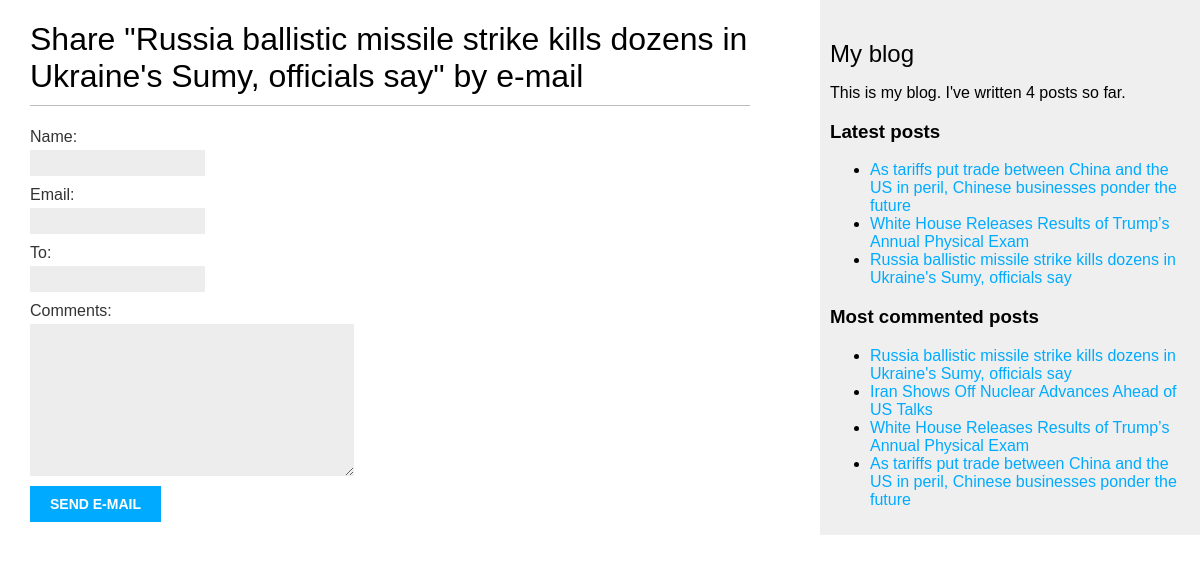
/blog/4/share/, run on the app's committed database.
### blog/models.py (models this page shows, shortened)
class Post(models.Model):
    class Status(models.TextChoices):
        DRAFT = 'DF', 'Draft'
        PUBLISHED = 'PB', 'Published'
    title = models.CharField(max_length=250)
    slug = models.SlugField(max_length=250, unique_for_date='publish')
    author = models.ForeignKey(
        settings.AUTH_USER_MODEL,
        on_delete=models.CASCADE,
        related_name='blog_posts'
    )
    body = models.TextField()
    publish = models.DateTimeField(default=timezone.now)
    created = models.DateTimeField(auto_now_add=True)
    updated = models.DateTimeField(auto_now=True)
    status = models.CharField(
        max_length=2,
        choices=Status,
        default=Status.DRAFT
    )
    objects = models.Manager()
    published = PublishedManager()
    tags = TaggableManager()
    class Meta:
        ordering = ['-publish']
        indexes = [models.Index(fields=['-publish'])]
    def get_absolute_url(self):
        return reverse(
            'blog:post_detail',
            args=[
                self.publish.year,
                self.publish.month,
                self.publish.day,
                self.slug
            ]
        )

### blog/views.py (the view)
# urls.py: path('<int:post_id>/share/', views.post_share, name='post_share'),
def post_share(request, post_id):
    post = get_object_or_404(
        Post,
        id=post_id,
        status=Post.Status.PUBLISHED
    )
    sent = False
    if request.method == 'POST':
        form = EmailPostForm(request.POST)
        if form.is_valid():
            cd = form.cleaned_data
            post_url = request.build_absolute_uri(
                post.get_absolute_url()
            )
            subject = (
                f"{cd['name']} ({cd['email']})"
                f"recommends you read {post.title}"
            )
            message = (
                f"Read {post.title} at {post_url}\n\n"
                f"{cd['name']}\'s comments :{cd['comments']}"
            )
            send_mail(
                subject=subject,
                message=message,
                from_email=None,
                recipient_list=[cd['to']]
            )
            sent = True
    else:
        form = EmailPostForm()
    return render(
        request,
        'blog/post/share.html',
        {
            'post':post,
            'form':form,
            'sent': sent
        }
    )

### blog/forms.py
class EmailPostForm(forms.Form):
    name = forms.CharField(max_length=25)
    email = forms.EmailField()
    to = forms.EmailField()
    comments = forms.CharField(
        required=False,
        widget=forms.Textarea
    )

### blog/models.py (called while the page is built)
    def get_queryset(self):
        return (
            super().get_queryset().filter(status=Post.Status.PUBLISHED)
        )

### blog/templatetags/blog_tags.py (called while the page is built)
@register.simple_tag
def total_posts():
    return Post.published.count()

@register.inclusion_tag('blog/post/latest_posts.html')
def show_latest_posts(count=5):
    latest_posts = Post.published.order_by('-publish')[:count]
    return {'latest_posts': latest_posts}

@register.simple_tag
def get_most_commented_posts(count=5):
    return Post.published.annotate(
        total_comments=Count('comments')
    ).order_by('-total_comments')[:count]

### blog/templates/blog/post/share.html (shortened to what this page needs)
{% extends "blog/base.html" %}
{% block content %}
  {% if sent %}
    <h1>E-mail successfully sent</h1>
    <p>
      "{{ post.title }}" was successfully sent to {{ form.cleaned_data.to }}.
    </p>
  {% else %}
    <h1>Share "{{ post.title }}" by e-mail</h1>
    <form method="post" novalidate>
      {{ form.as_p }}
      <input type="submit" value="Send e-mail">
    </form>
  {% endif %}
{% endblock %}

### blog/templates/blog/base.html (shortened to what this page needs)
{% load blog_tags %}
{% load static %}
<!DOCTYPE html>
<html>
<head>
  <link href="{% static "css/blog.css" %}" rel="stylesheet">
</head>
<body>
  <div id="content">
    {% block content %}
    {% endblock %}
  </div>
  <div id="sidebar">
    <h2>My blog</h2>
    <p>
      This is my blog.
      I've written {% total_posts %} posts so far.
    </p>
    <h3>Latest posts</h3>
    {% show_latest_posts 3 %}
    <h3>Most commented posts</h3>
    {% get_most_commented_posts as most_commented_posts %}
    <ul>
      {% for post in most_commented_posts %}
      <li>
        <a href='{{ post.get_absolute_url }}'>{{ post.title }}</a>
      </li>
      {% endfor %}
    </ul>
  </div>
</body>
</html>

### blog/templates/blog/post/latest_posts.html
<ul>
    {% for post in latest_posts %}
      <li>
        <a href="{{ post.get_absolute_url }}">{{ post.title }}</a>
      </li>
    {% endfor %}
  </ul>

### blog/static/css/blog.css (style rules this page uses)
body { margin:0; padding:0; font-family:helvetica, sans-serif; }
a { color:#00abff; text-decoration:none; }
h1 { font-weight:normal; border-bottom:1px solid #bbb; padding:0 0 10px 0; }
h2 { font-weight:normal; margin:30px 0 0; }
#content { float:left; width:60%; padding:0 0 0 30px; }
#sidebar { float:right; width:30%; padding:10px; background:#efefef; height:100%; }
label { float:left; clear:both; color:#333; margin-bottom:4px; }
input, textarea { clear:both; float:left; margin:0 0 10px; background:#ededed; border:0; padding:6px 10px; font-size:12px; }
input[type=submit] { font-weight:bold; background:#00abff; color:#fff; padding:10px 20px; font-size:14px; text-transform:uppercase; }

### data on the page
Post: title "Russia ballistic missile strike kills dozens in Ukraine's Sumy, officials say"
Post: title "As tariffs put trade between China and the US in peril, Chinese businesses ponder the future"
Post: title "White House Releases Results of Trump’s Annual Physical Exam"
Post: title "Iran Shows Off Nuclear Advances Ahead of US Talks"
